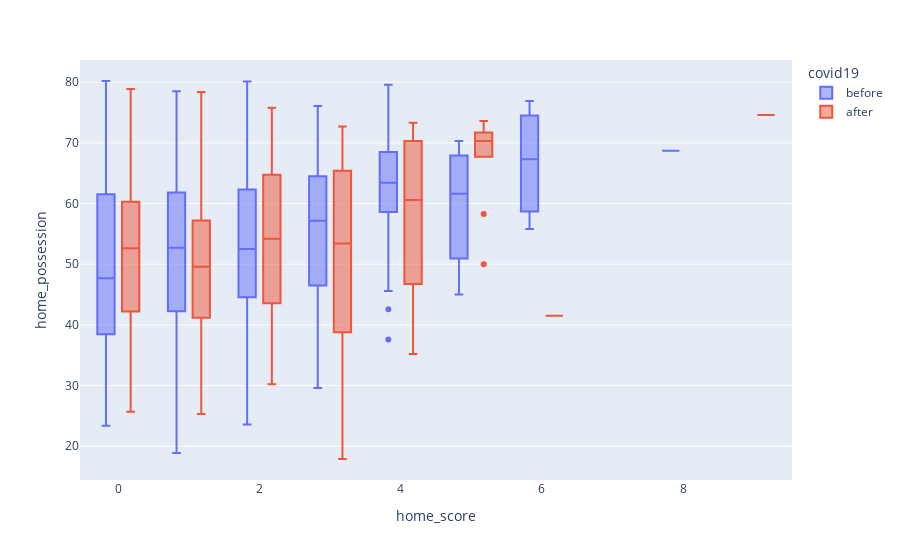

The cell this chart's notebook holds for it:
### Markdown cell above
## Possession vs Score

It can show relation between ball possession and goal-scoring ability

### Code cell
home_possession_vs_score = px.box(home_data, x='home_score', y='home_possession',color='covid19')
home_possession_vs_score.show()

### Figure 1 — Plotly figure (JSON) as saved in the notebook; plotly's stock layout.template omitted (floating-point values rounded to 4 significant figures; data arrays with more than 128 entries replaced by an {"elided": "..."} marker saying what was removed)
{"data": [{"alignmentgroup": "True", "hovertemplate": "covid19=before<br>home_score=%{x}<br>home_possession=%{y}<extra></extra>", "legendgroup": "before", "marker": {"color": "#636efa"}, "name": "before", "notched": false, "offsetgroup": "before", "orientation": "v", "showlegend": true, "type": "box", "x": {"elided": "503 int values"}, "x0": " ", "xaxis": "x", "y": {"elided": "503 float values"}, "y0": " ", "yaxis": "y"}, {"alignmentgroup": "True", "hovertemplate": "covid19=after<br>home_score=%{x}<br>home_possession=%{y}<extra></extra>", "legendgroup": "after", "marker": {"color": "#EF553B"}, "name": "after", "notched": false, "offsetgroup": "after", "orientation": "v", "showlegend": true, "type": "box", "x": {"elided": "352 int values"}, "x0": " ", "xaxis": "x", "y": {"elided": "352 float values"}, "y0": " ", "yaxis": "y"}], "layout": {"boxmode": "group", "legend": {"title": {"text": "covid19"}, "tracegroupgap": 0}, "margin": {"t": 60}, "xaxis": {"anchor": "y", "domain": [0, 1], "title": {"text": "home_score"}}, "yaxis": {"anchor": "x", "domain": [0, 1], "title": {"text": "home_possession"}}}}
